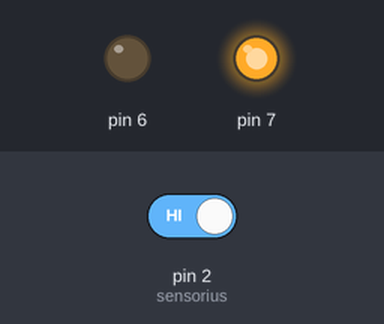
This sketch was run on a simulated Arduino Uno, built with avr-gcc and run on an emulated ATmega328P. On the bench: output pins drawn as LEDs (lit = HIGH). Inputs (shaded band) come from the test bench; at power-on: pin 2 (sensorius) HIGH. What the sketch prints to the serial monitor is not drawn.

Above: at 1.2 s.
1.3 s: pin 2 (sensorius) driven LOW
Timing chart, 0 to 4.3 s (numbered marks = the images above; inputs shaded):
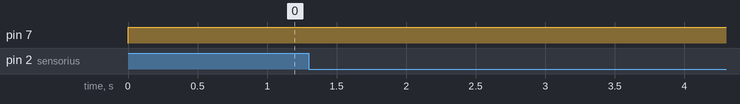

The sketch:

sketch_may23b.ino
```cpp
int Cons = 0;
 volatile int impulse = 0;
int sensorius = 2;
int cons = 0;
int impulsenum = 0;
void setup() {
pinMode(6,OUTPUT);
pinMode(7,OUTPUT);
Serial.begin(9600);
pinMode(sensorius, INPUT_PULLUP);
attachInterrupt(digitalPinToInterrupt(2), count, CHANGE);

}


void count()
{
impulse++;

Serial.println(impulse);


}


void Avant()

{
  digitalWrite(6,HIGH);
  digitalWrite(7,LOW);


  }

void Arriere()

{
  digitalWrite(7,HIGH);
  digitalWrite(6,LOW);

  }

void Stop()
{
  digitalWrite(7,LOW);
  digitalWrite(6,LOW);


  }


void loop() {

 Arriere();
}
```

Measured:
- after the input at 1.3 s, every drawn part: stays the same
